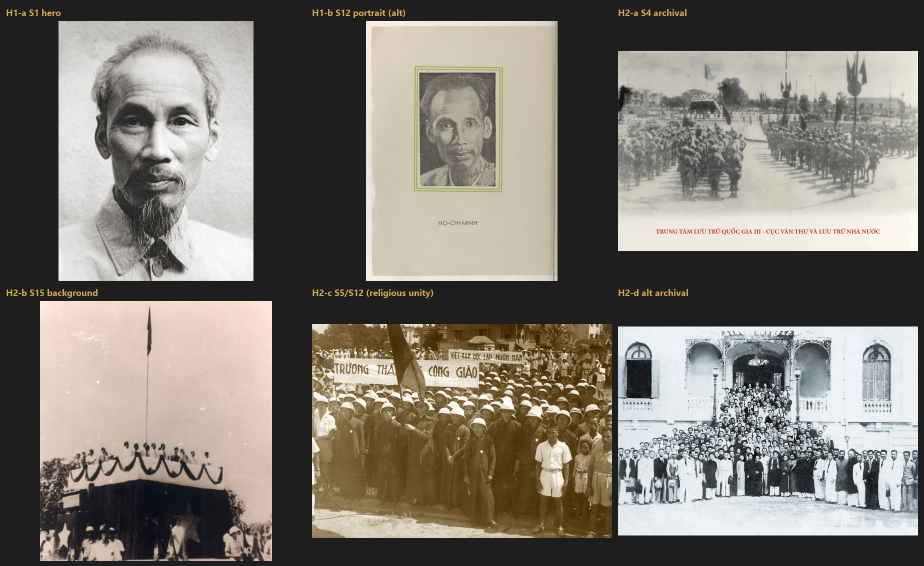
#> input picture _build/sheet_img_hist.png, 1848 x 1132 px (shown at 1/2 size)
$ python -i imgfx.py   (imports and definitions only)
#> lines starting #> are read from the running program, lines starting #| are printed output that depends on the picture
#> further down, picture is the input picture: PIL image 1848x1132 RGB; mean R, G, B 124.8, 120, 112
"""Photographic treatments (Pillow) — duotone, sepia, edge fades, text mosaics, phone mockup.
All functions keep aspect ratio; nothing is stretched."""
import math
from pathlib import Path
from PIL import Image, ImageOps, ImageDraw, ImageFilter, ImageFont, ImageEnhance, ImageChops


def hx(h):
    h = h.lstrip("#")
    return tuple(int(h[i:i + 2], 16) for i in (0, 2, 4))


# [6 lines left out: function load, not called in this run]


def _lut(stops):
    """stops: list of (pos 0..255, (r,g,b)) -> 3 x 256 LUT"""
    lut = [[], [], []]
    for v in range(256):
        for (p0, c0), (p1, c1) in zip(stops, stops[1:]):
            if p0 <= v <= p1:
                t = (v - p0) / max(p1 - p0, 1)
                for k in range(3):
                    lut[k].append(int(c0[k] + (c1[k] - c0[k]) * t))
                break
    return lut


def duotone(im, dark="#2A0303", mid="#9C1214", light="#F6E7CF", contrast=1.15, brightness=1.0):
#> called with dark = '#2A0303', mid = '#9C1214', light = '#F6E7CF', contrast = 1.15, brightness = 1
    g = ImageOps.grayscale(im)
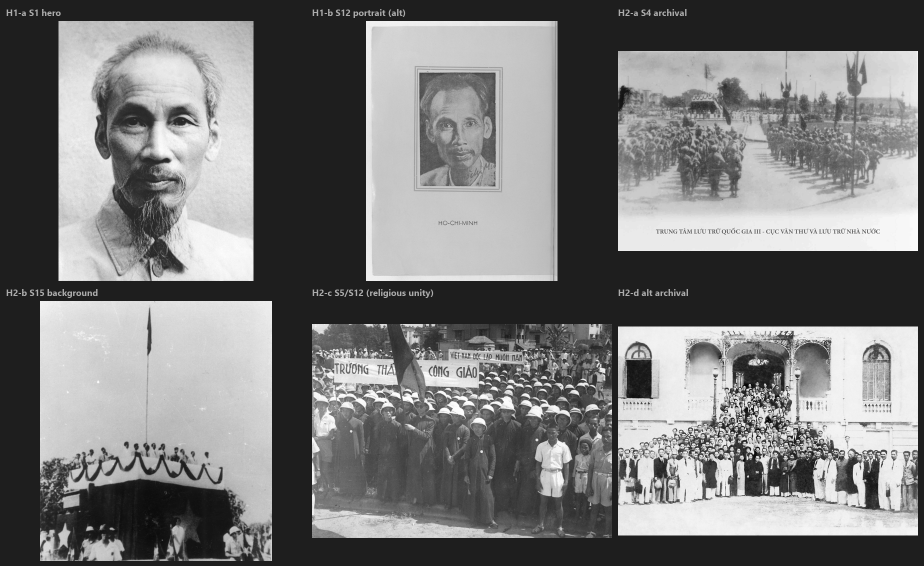
#> g: PIL image 1848x1132 L (shown at 1/2 size); min 0, max 255, mean 120.5
    g = ImageOps.autocontrast(g, cutoff=1)
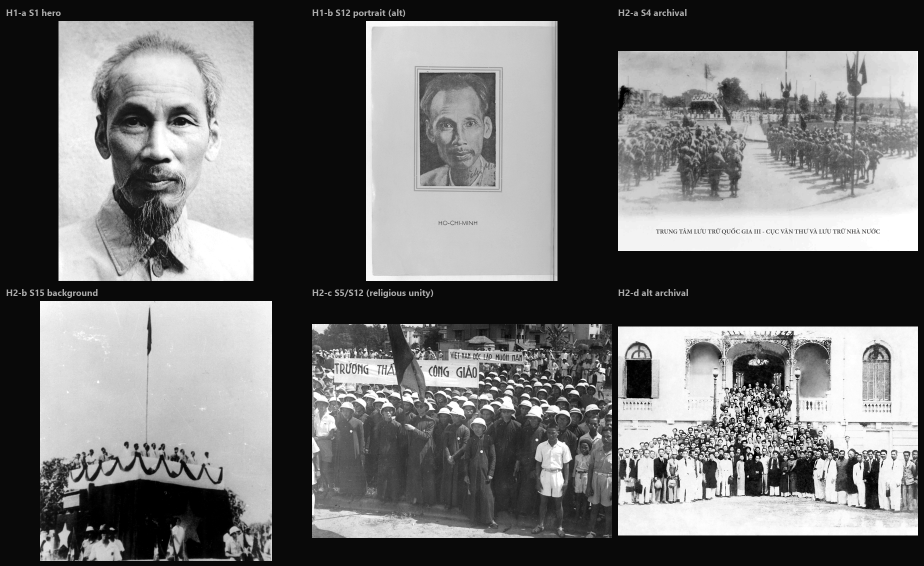
#> g: PIL image 1848x1132 L (shown at 1/2 size); min 0, max 255, mean 112.8
    g = ImageEnhance.Contrast(g).enhance(contrast)
    if brightness != 1.0:
        g = ImageEnhance.Brightness(g).enhance(brightness)
    stops = [(0, hx(dark)), (128, hx(mid)), (255, hx(light))] if mid else [(0, hx(dark)), (255, hx(light))]
    lut = _lut(stops)
    return Image.merge("RGB", [g.point(lut[0]), g.point(lut[1]), g.point(lut[2])])
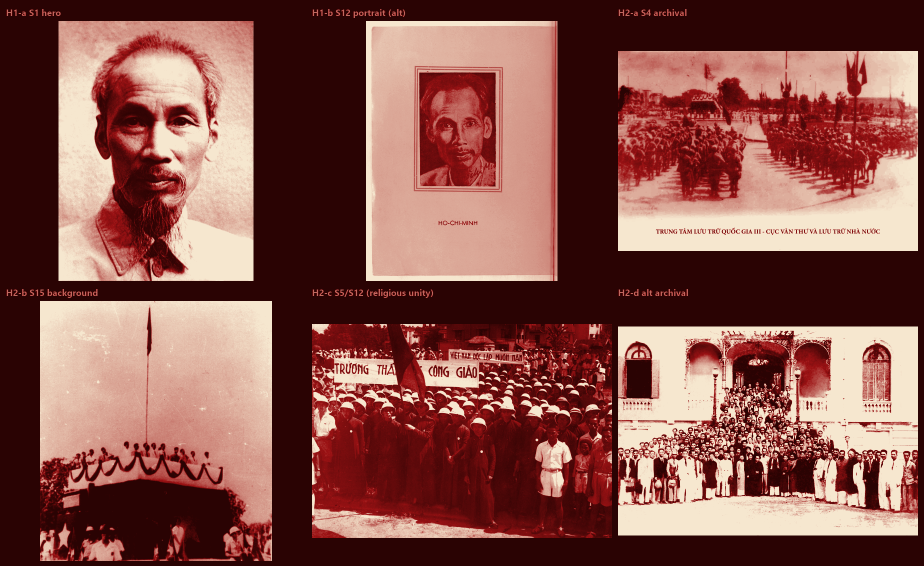
#> returned value: PIL image 1848x1132 RGB (shown at 1/2 size); mean R, G, B 135.4, 82.2, 74.7


def sepia(im, dark="#2B1A12", light="#F3E6CC", contrast=1.08):
    return duotone(im, dark=dark, mid="#8A6A4A", light=light, contrast=contrast)


# [131 lines left out: functions warm_grade, fade_edge, alpha_fade, fade_mask, vignette, cover and 3 more, not called in this run]

>>> from PIL import Image
>>> picture = Image.open('sheet_img_hist.png')
>>> result = duotone(picture)

$ run again, on _build/sheet_img_mosaic.png
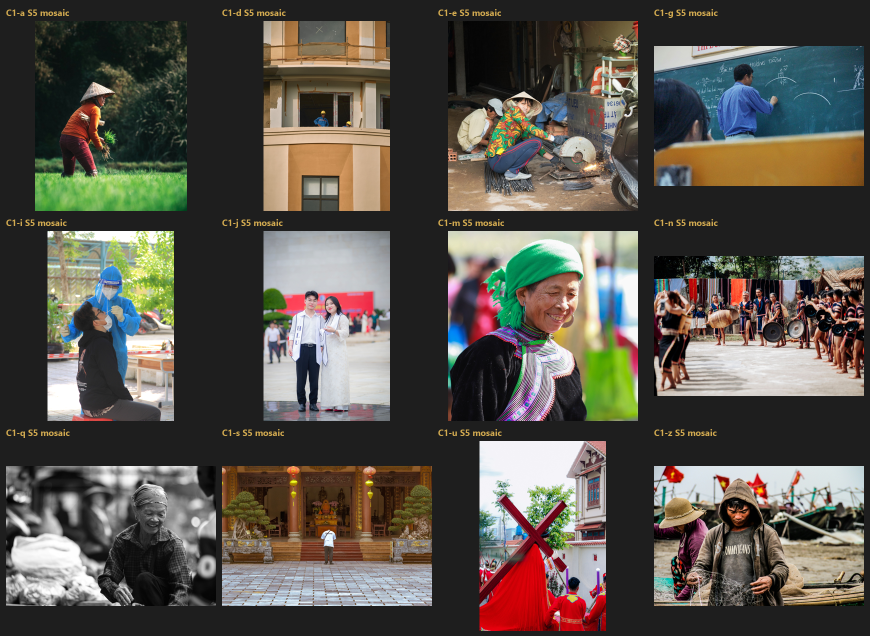
#> input picture _build/sheet_img_mosaic.png, 1740 x 1272 px (shown at 1/2 size)
#> picture is the input picture: PIL image 1740x1272 RGB; mean R, G, B 88, 83.3, 75.6
#> in duotone, `g = ImageEnhance.Contrast(g).enhance(contrast)`:
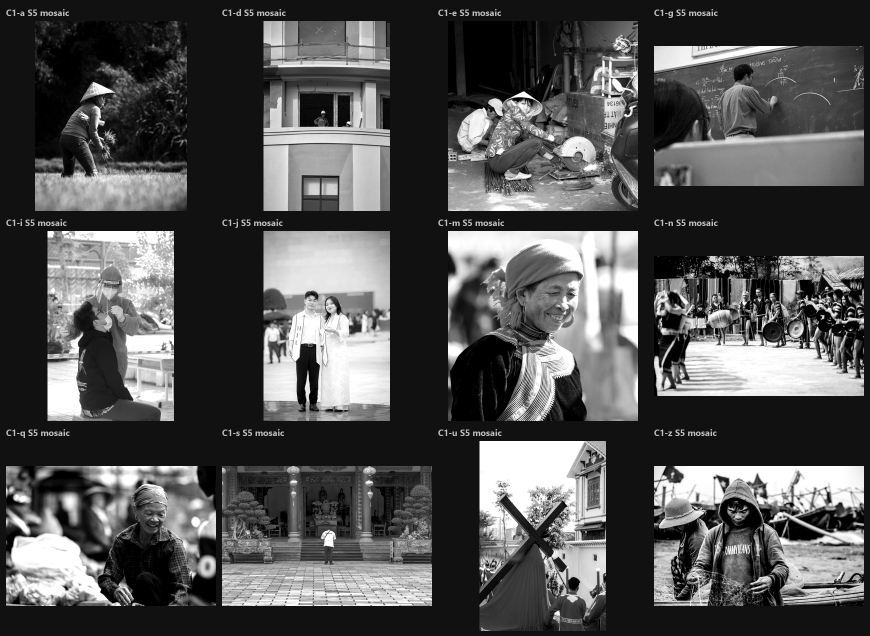
#> g: PIL image 1740x1272 L (shown at 1/2 size); min 0, max 255, mean 82.5
#> in duotone, `return Image.merge("RGB", [g.point(lut[0]), g.point(lut[1]), g.point(l..`:
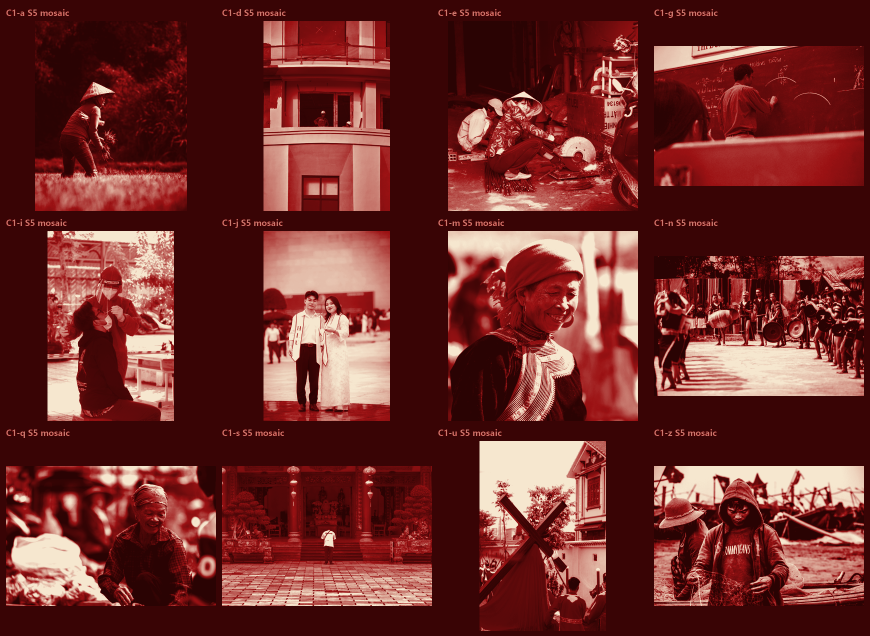
#> returned value: PIL image 1740x1272 RGB (shown at 1/2 size); mean R, G, B 111.3, 44.4, 41.4

$ run again, on _build/sheet_img_s8s9.png
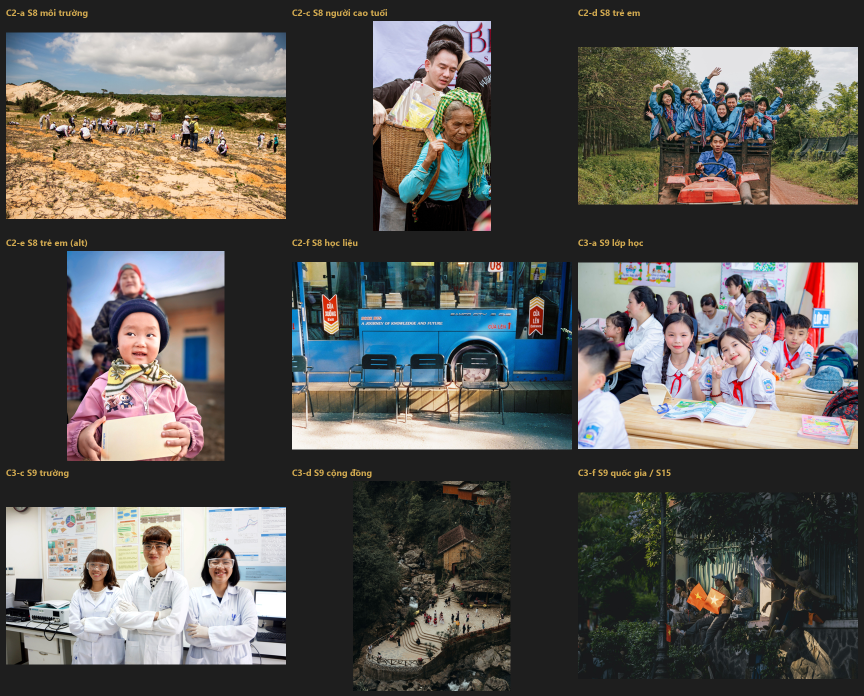
#> input picture _build/sheet_img_s8s9.png, 1728 x 1392 px (shown at 1/2 size)
#> picture is the input picture: PIL image 1728x1392 RGB; mean R, G, B 90.9, 89.1, 85
#> in duotone, `g = ImageEnhance.Contrast(g).enhance(contrast)`:
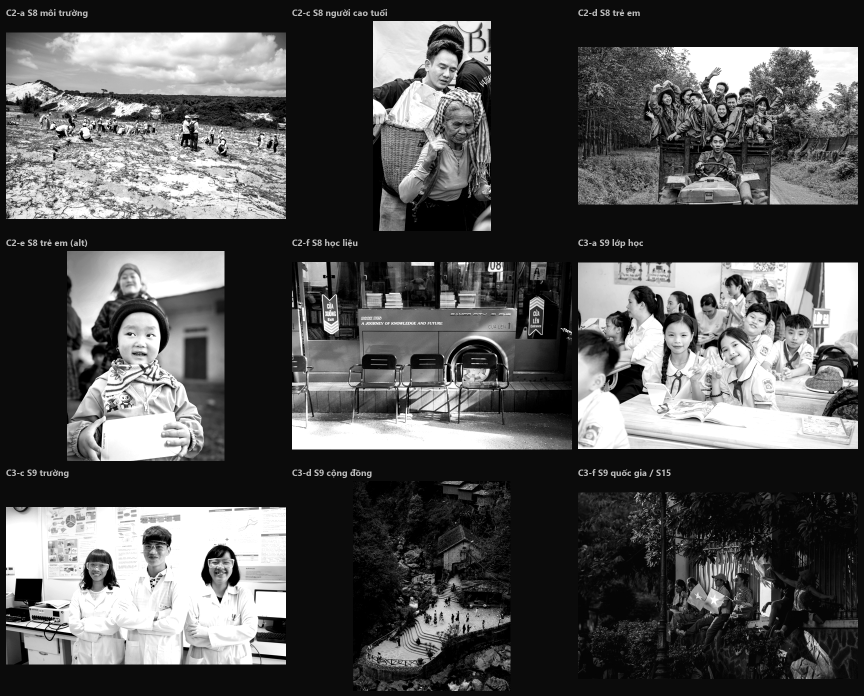
#> g: PIL image 1728x1392 L (shown at 1/2 size); min 0, max 255, mean 84.7
#> in duotone, `return Image.merge("RGB", [g.point(lut[0]), g.point(lut[1]), g.point(l..`:
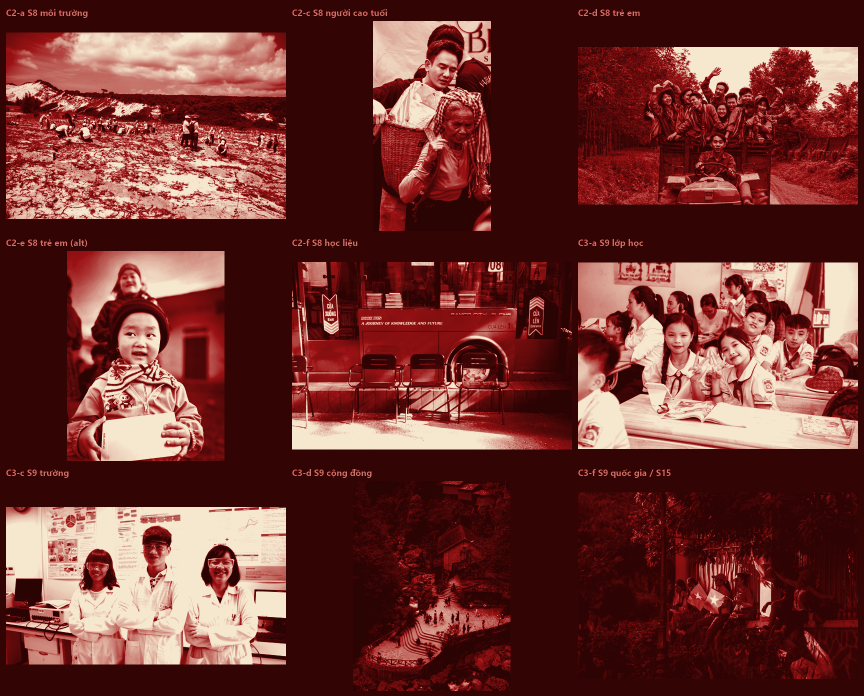
#> returned value: PIL image 1728x1392 RGB (shown at 1/2 size); mean R, G, B 112.2, 52.4, 48
